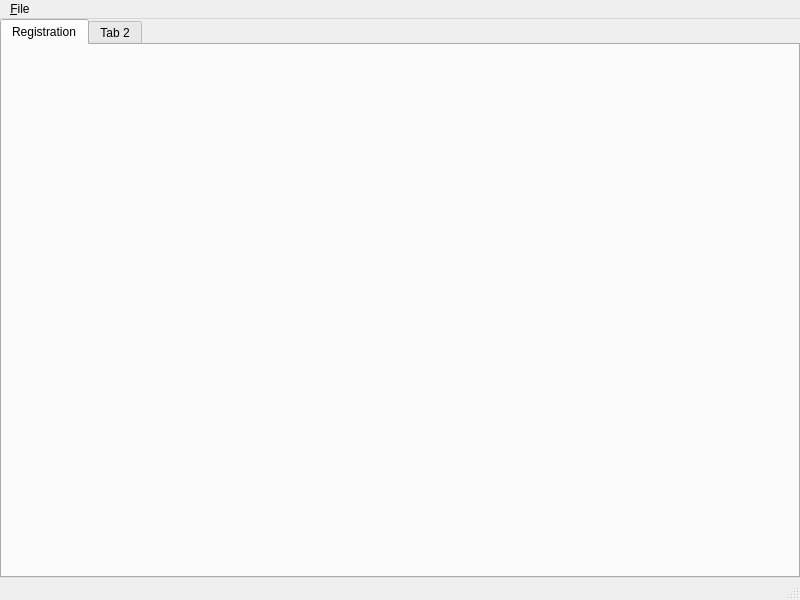
<?xml version="1.0" encoding="UTF-8"?>
<ui version="4.0">
 <class>MainWindow</class>
 <widget class="QMainWindow" name="MainWindow">
  <property name="geometry">
   <rect>
    <x>0</x>
    <y>0</y>
    <width>800</width>
    <height>600</height>
   </rect>
  </property>
  <property name="windowTitle">
   <string>MainWindow</string>
  </property>
  <widget class="QWidget" name="centralwidget">
   <layout class="QVBoxLayout" name="verticalLayout">
    <property name="leftMargin">
     <number>0</number>
    </property>
    <property name="topMargin">
     <number>0</number>
    </property>
    <property name="rightMargin">
     <number>0</number>
    </property>
    <property name="bottomMargin">
     <number>0</number>
    </property>
    <item>
     <widget class="QTabWidget" name="tabWidget">
      <property name="currentIndex">
       <number>0</number>
      </property>
      <widget class="QWidget" name="tab">
       <attribute name="title">
        <string>Registration</string>
       </attribute>
      </widget>
      <widget class="QWidget" name="tab_2">
       <attribute name="title">
        <string>Tab 2</string>
       </attribute>
      </widget>
     </widget>
    </item>
   </layout>
  </widget>
  <widget class="QMenuBar" name="menubar">
   <property name="geometry">
    <rect>
     <x>0</x>
     <y>0</y>
     <width>800</width>
     <height>25</height>
    </rect>
   </property>
   <widget class="QMenu" name="menu_File">
    <property name="title">
     <string>&amp;File</string>
    </property>
    <addaction name="action_New_Tournament"/>
    <addaction name="action_Open_Tournament"/>
    <addaction name="separator"/>
    <addaction name="action_Save_Tournament"/>
    <addaction name="actionSave_Tournament_As"/>
    <addaction name="separator"/>
    <addaction name="action_Quit"/>
   </widget>
   <addaction name="menu_File"/>
  </widget>
  <widget class="QStatusBar" name="statusbar"/>
  <action name="action_New_Tournament">
   <property name="text">
    <string>&amp;New Tournament</string>
   </property>
  </action>
  <action name="action_Open_Tournament">
   <property name="text">
    <string>&amp;Open Tournament</string>
   </property>
  </action>
  <action name="action_Save_Tournament">
   <property name="text">
    <string>&amp;Save Tournament</string>
   </property>
  </action>
  <action name="actionSave_Tournament_As">
   <property name="text">
    <string>Save Tournament &amp;As...</string>
   </property>
  </action>
  <action name="action_Quit">
   <property name="text">
    <string>&amp;Quit</string>
   </property>
  </action>
 </widget>
 <resources/>
 <connections/>
</ui>
